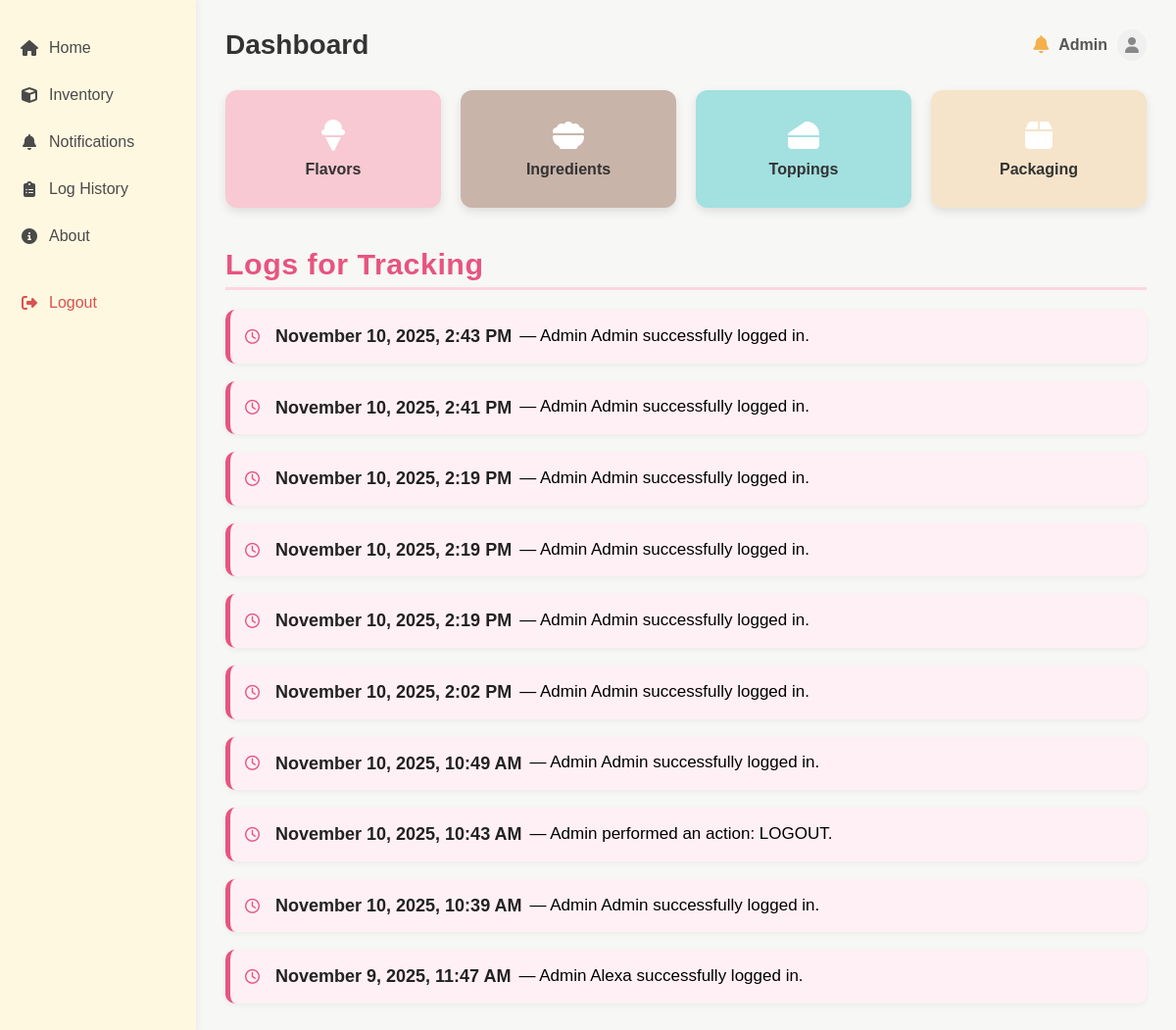
The app's page /home/ (signed in), older data.
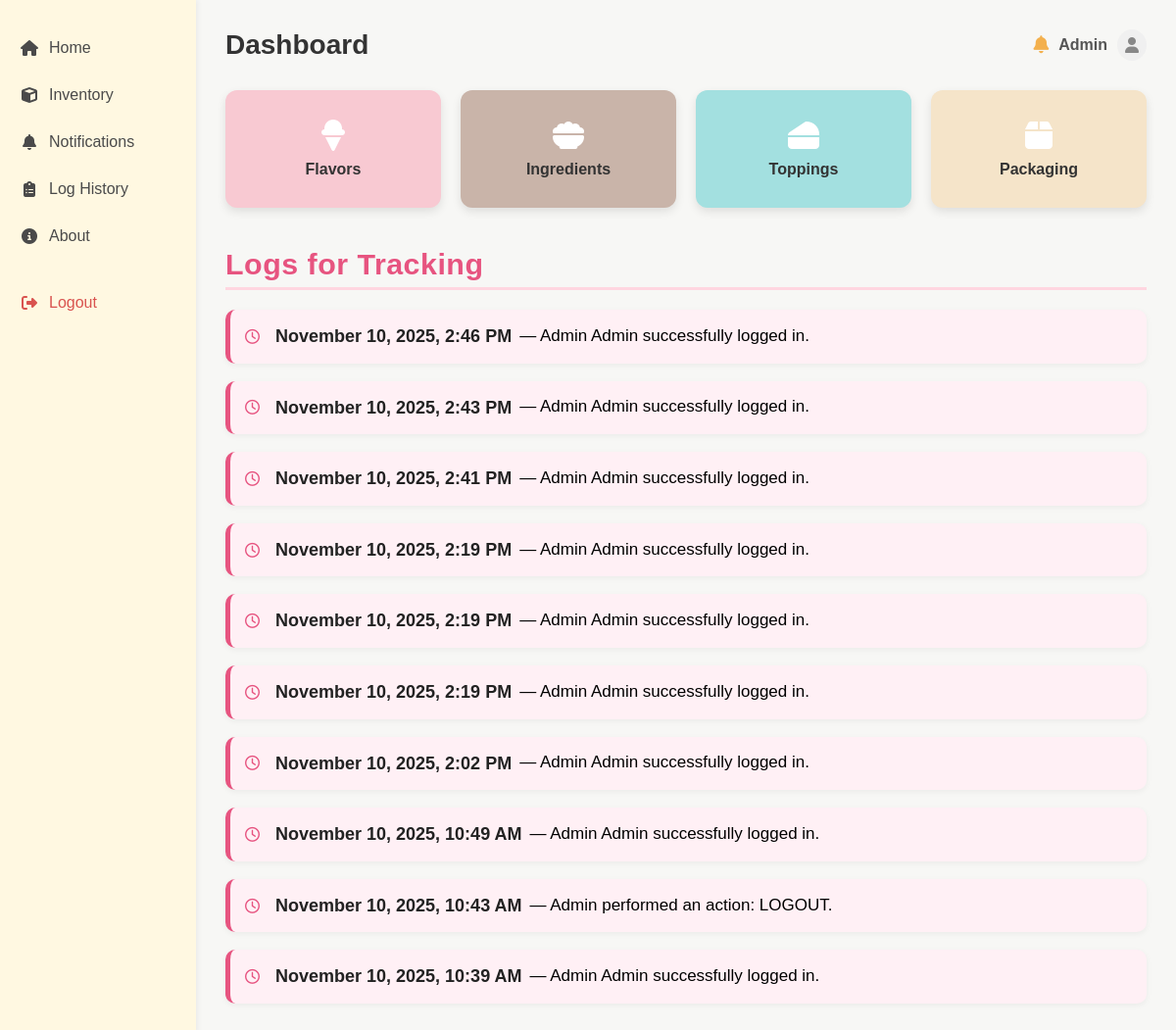
The same page, newer data.
### sidebar/models.py (models this page shows, shortened)
class LogHistory(models.Model):
    ACTION_CHOICES = [
        ('LOGIN', 'Login'),
        ('ADD', 'Add'),
        ('UPDATE', 'Update'),
        ('DELETE', 'Delete'),
    ]
    staff = models.ForeignKey(User, on_delete=models.SET_NULL, null=True)
    action_taken = models.CharField(max_length=20, choices=ACTION_CHOICES)
    product_name = models.CharField(max_length=100, blank=True, null=True)
    stock_status = models.CharField(max_length=50, blank=True, null=True)
    date_and_time = models.DateTimeField(default=timezone.now)

### sidebar/views.py (the view)
# urls.py: path('', views.home, name='home'),
@login_required
def home(request):
    recent_logs = LogHistory.objects.all().order_by('-date_and_time')[:10]
    return render(request, 'sidebar/home.html', {
        'recent_logs': recent_logs
    })

### sidebar/templates/sidebar/home.html (shortened to what this page needs)
{% load static %}
<!DOCTYPE html>
<html lang="en">
<head>
    <link rel="stylesheet" href="{% static 'css/home.css' %}">
    <link rel="stylesheet" href="https://cdnjs.cloudflare.com/ajax/libs/font-awesome/6.5.0/css/all.min.css">
</head>
<body>
    <div class="container">
        <aside class="sidebar">
            <ul>
                <li><a href="{% url 'home' %}"><i class="fa-solid fa-house"></i> Home</a></li>
                <li><a href="{% url 'inventory' %}"><i class="fa-solid fa-cube"></i> Inventory</a></li>
                <li><a href="{% url 'notifications' %}"><i class="fa-solid fa-bell"></i> Notifications</a></li>
                <li><a href="{% url 'log_history' %}"><i class="fa-solid fa-clipboard-list"></i> Log History</a></li>
                <li><a href="{% url 'about' %}"><i class="fa-solid fa-circle-info"></i> About</a></li>
                <li class="logout"><a href="{% url 'logout' %}"><i class="fa-solid fa-right-from-bracket"></i> Logout</a></li>
            </ul>
        </aside>
        <main class="main-content">
            <header class="topbar">
                <h1>Dashboard</h1>
                <div class="user-info">
                    <a href="{% url 'notifications' %}" class="notification-icon" title="View Notifications">
                        <i class="fa-solid fa-bell"></i>
                    </a>
                    <span>{{ request.user.username|default:"Admin"|title }}</span>
                    <i class="fa-solid fa-user"></i>
                </div>
            </header>
            <section class="cards">
                <a href="{% url 'flavors' %}" class="card flavor">
                    <i class="fa-solid fa-ice-cream"></i>
                    <p>Flavors</p>
                </a>
                <a href="{% url 'ingredients' %}" class="card ingredients">
                    <i class="fa-solid fa-bowl-food"></i>
                    <p>Ingredients</p>
                </a>
                <a href="{% url 'toppings' %}" class="card toppings">
                    <i class="fa-solid fa-cheese"></i>
                    <p>Toppings</p>
                </a>
                <a href="{% url 'packaging' %}" class="card packaging">
                    <i class="fa-solid fa-box"></i>
                    <p>Packaging</p>
                </a>
            </section>
            <section class="log-section">
                <h2>Logs for Tracking</h2>
                <div class="log-list">
                    {% for log in recent_logs %}
                        <div class="log-entry">
                            <i class="fa-regular fa-clock"></i>
                            <strong>{{ log.date_and_time|date:"F j, Y, g:i A" }}</strong> —
                            {% if log.action_taken == "LOGIN" %}
                                Admin {{ log.staff.username|default:"System"|title }} successfully logged in.
                            {% elif log.action_taken == "ADD" %}
                                {{ log.staff.username|title }} added {{ log.product_name }} to inventory ({{ log.stock_status|default:"N/A" }}).
                            {% elif log.action_taken == "UPDATE" %}
                                {{ log.staff.username|title }} updated {{ log.product_name }} ({{ log.stock_status|default:"N/A" }}).
                            {% elif log.action_taken == "DELETE" %}
                                {{ log.staff.username|title }} deleted {{ log.product_name }} from inventory.
                            {% else %}
                                {{ log.staff.username|title }} performed an action: {{ log.get_action_taken_display }}.
                            {% endif %}
                        </div>
                    {% empty %}
                        <p class="no-data">No recent activity logs found.</p>
                    {% endfor %}
                </div>
            </section>
        </main>
    </div>
</body>
</html>

Row changes from the older to the newer data that the page shows:
no longer on this page (row unchanged): LogHistory: date_and_time "November 9, 2025, 11:47 AM", staff.username "Alexa"
added LogHistory: date_and_time "November 10, 2025, 2:46 PM", staff.username "Admin"
